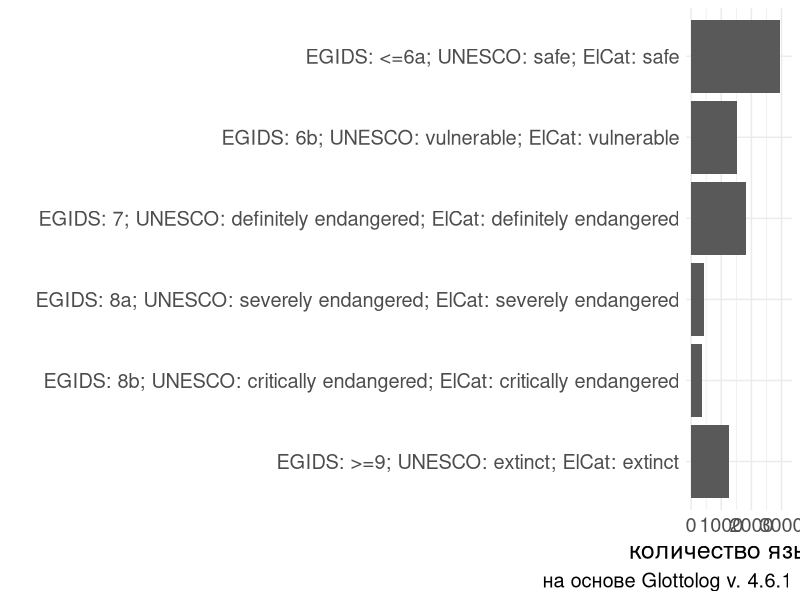
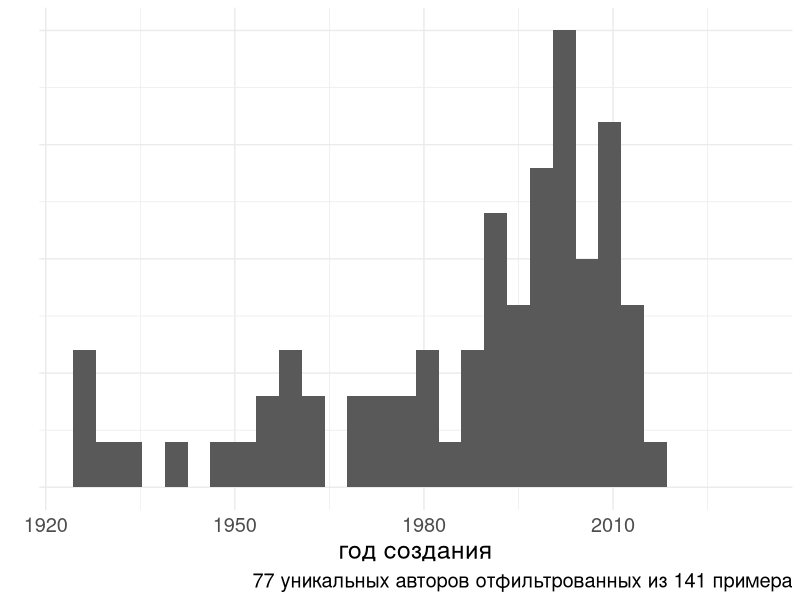
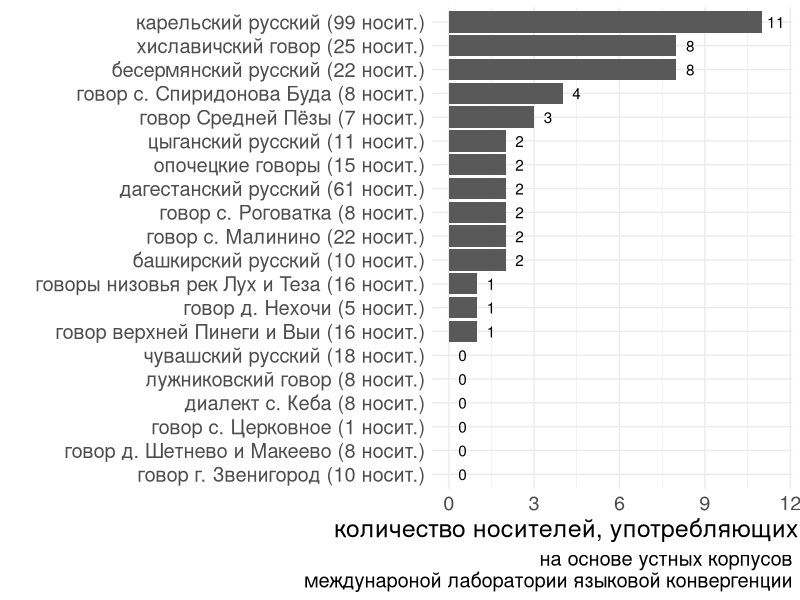

Generate these figures, in order, with R:
## ---- chunk 1
knitr::opts_chunk$set(echo = FALSE, warning = FALSE, message = FALSE, dev='cairo_pdf')
library(tidyverse)
theme_set(theme_minimal()+theme(legend.position = "bottom", text = element_text(size = 18)))
## ---- chunk 2
df <- read_csv("data/ethnolog_codes_from_glottolog.csv")

df %>% 
  mutate(code = fct_reorder(code, id, .desc = TRUE)) %>% 
  ggplot(aes(n, code))+
  geom_col()+
  labs(x = "количество языков", y = "", caption = "на основе Glottolog v. 4.6.1")+
  expand_limits(x =c(0, 3200)) 
## ---- chunk 3
df <- read_csv("data/ruscorpora_lozhit.csv") 
df %>% 
  group_by(Author) %>% 
  sample_n(1) %>% 
  mutate(Created = as.double(Created)) %>% 
  ggplot(aes(Created))+
  geom_histogram()+
  labs(y = "", x = "год создания", caption = "77 уникальных авторов отфильтрованных из 141 примера")+
  theme(axis.text.y = element_blank(), axis.ticks.y = element_blank())+
  expand_limits(x =c(1930, 2030)) 
## ---- chunk 4
read_csv("data/conlab_corpora_lozhit.csv") %>% 
  mutate(corpus = fct_reorder(corpus, nn)) %>% 
  ggplot(aes(nn, corpus))+
  geom_col(position = "dodge")+
  geom_text(aes(label = nn), nudge_x = 0.5)+
  labs(x = "количество носителей, употребляющих ложить", 
       y = "", 
       caption = "на основе устных корпусов\nмеждунароной лаборатории языковой конвергенции")
